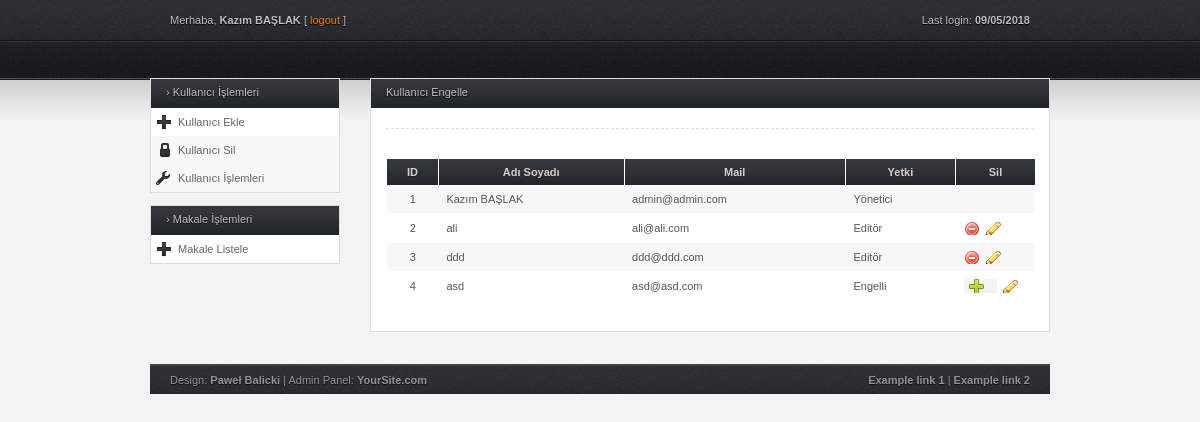
Page /admin/kullanicisil.php (signed in) on the committed database.
### tables this page shows
CREATE TABLE IF NOT EXISTS `kullanicilar1` (
`id` int(1) NOT NULL,
  `kisiAdi` varchar(100) NOT NULL,
  `kulAdi` varchar(20) NOT NULL,
  `sifre` varchar(20) NOT NULL,
  `mail` varchar(20) NOT NULL DEFAULT 'mail yok',
  `durum` varchar(1) NOT NULL DEFAULT '0'
);

CREATE TABLE IF NOT EXISTS `yetkiler` (
`id` int(2) NOT NULL,
  `number` int(1) NOT NULL,
  `text` varchar(20) NOT NULL
);

### admin/kullanicisil.php (the view, shortened to what this page needs)
<?php
include "tema/ust.php";
?>
<div class="h_title">Kullanıcı Engelle</div>
<div class="entry">
  <div class="sep"></div>
</div>
<table>
  <thead>
    <tr>
      <th scope="col">ID</th>
      <th scope="col">Adı Soyadı</th>
      <th scope="col">Mail</th>
      <th scope="col">Yetki</th>
      <th scope="col" style="width: 65px;">Sil</th>
    </tr>
  </thead>
  <tbody>
    <?php
		  $sorgu=mysql_query("select k.id,k.kisiAdi,k.durum,y.text,k.mail from kullanicilar1 as k inner join yetkiler as y on k.durum=y.number order by id",$db);
		  while($sonuc=mysql_fetch_array($sorgu))
		  {
			  ?>
    <tr>
      <td class="align-center"><?= $sonuc["id"] ?></td>
      <td><?= $sonuc["kisiAdi"] ?></td>
      <td><?= $sonuc["mail"] ?></td>
      <td><?= $sonuc["text"] ?></td>
      <td><?php
			  $class="";
			  $classDuzenle="";
			  if($sonuc["durum"]==0)
			  {
	$class="table-icon delete";
	$classDuzenle="table-icon edit";
			  }
			  elseif($sonuc["durum"]==2)
			 {
			$class="table-icon add";
			$classDuzenle="table-icon edit";
			 }
			  ?>
        <a href="sil.php?id=<?= $sonuc["id"] ?>" class="<?= $class ?>" title="Engelle"></a> <a href="kullanicisil.php?kId=<?= $sonuc["id"] ?>" class="<?= $classDuzenle ?>" title="Düzenle"></a></td>
    </tr>
    <?php
		  }
			?>
  </tbody>
</table>
<div class="entry"> </div>
<?php
include "tema/alt.php";
?>

### admin/tema/ust.php (shortened to what this page needs)
<!DOCTYPE html PUBLIC "-//W3C//DTD XHTML 1.0 Transitional//EN" "http://www.w3.org/TR/xhtml1/DTD/xhtml1-transitional.dtd">
<html xmlns="http://www.w3.org/1999/xhtml" lang="pl" xml:lang="pl">
<head>
<link rel="stylesheet" type="text/css" href="css/style.css" media="screen" />
<link rel="stylesheet" type="text/css" href="css/navi.css" media="screen" />
</head>
<body>
<div class="wrap">
	<div id="header">
		<div id="top">
			<div class="left">
				<p>Merhaba, <strong><?= $_SESSION["adi"] ?></strong> [ <a href="cikis.php">logout</a> ]</p>
			</div>
			<div class="right">
				<div class="align-right">
					<p>Last login: <strong><?= date("d/m/Y")?></strong></p>
				</div>
			</div>
		</div>
	</div>
	<div id="content">
		<?php
		include "kategori.php";
		?>
		<div id="main">
        <div class="full_w">

### admin/tema/kategori.php
<div id="sidebar">
			<div class="box">
				<div class="h_title">&#8250; Kullanıcı İşlemleri</div>
				<ul id="home">
					<li class="b1"><a class="icon add_page" href="kullaniciekle.php">Kullanıcı Ekle</a></li>
                    <li class="b2"><a class="icon block_users" href="kullanicisil.php">Kullanıcı Sil</a></li>
					<li class="b2"><a class="icon config" href="kullaniciislemleri.php">Kullanıcı İşlemleri</a></li>
				</ul>
			</div>
            <div class="box">
				<div class="h_title">&#8250; Makale İşlemleri</div>
				<ul id="home">
					<li class="b1"><a class="icon add_page" href="makalelistele.php">Makale Listele</a></li>
				</ul>
			</div>
		</div>

### admin/tema/alt.php (shortened to what this page needs)
</div>
      </div>
    </div>
  <div id="footer">
    <div class="left">
      <p>Design: <a href="http://kilab.pl">Paweł Balicki</a> | Admin Panel: <a href="">YourSite.com</a></p>
    </div>
    <div class="right">
      <p><a href="">Example link 1</a> | <a href="">Example link 2</a></p>
    </div>
  </div>
</div>
</body>
</html>

### admin/css/style.css (style rules this page uses)
* { margin: 0; padding: 0; }
body { background: #f3f3f3 url(../img/bg_top.jpg) repeat-x; color: #bebebe; font-family: Tahoma, Arial, Helvetica, sans-serif; font-size: 11px; margin: 0; }
a { text-decoration: none; }
.wrap { margin: 0 auto; width: 900px; }
#header #top { height: 34px; padding: 14px 20px 0 20px; }
#header #top p { text-shadow: #000 0px 1px 1px; }
#header #top a { color: #f07e01; }
#content { margin: 30px 0 30px 0; }
#content .b1 { background: #ffffff; }
#content .b2 { background: #f7f7f7; }
#content tr:nth-child(even) { background: #ffffff; }
#content tr:nth-child(odd) { background: #f7f7f7; }
#content #sidebar { float: left; margin: 0 20px 0 0; width: 190px; }
#sidebar a { color: #656565; }
#sidebar .box { border: 1px solid #DCDDE1; margin: 0 0 12px 0; }
#sidebar .box .h_title { background: url(../img/bg_box_head.jpg) repeat-x; color: #bebebe; cursor: pointer; font-size: 11px; font-weight: normal; height: 22px; padding: 7px 0 0 15px; text-shadow: #0E0E0E 0px 1px 1px; }
#sidebar .box ul { list-style: none; }
#sidebar .box ul li { padding: 8px 0 8px 5px; }
.box ul li .icon { padding: 2px 0 2px 22px; }
.box ul li .add_page { background: url(../img/i_add_page.png) no-repeat center left; }
.box ul li .config { background: url(../img/i_config.png) no-repeat center left; }
.box ul li .block_users { background: url(../img/i_block_users.png) no-repeat center left; }
#content #main { float: right; margin: 0 0 12px 0; width: 680px; }
#main .full_w { background: #ffffff; border: 1px solid #DCDDE1; color: #848484; margin: 0 0 20px 0; }
#main .full_w .h_title, #main .half_w .h_title { background: url(../img/bg_box_head.jpg) repeat-x; color: #bebebe; font-size: 11px; font-weight: normal; height: 22px; padding: 7px 0 0 15px; text-shadow: #0E0E0E 0px 1px 1px; }
table { border-collapse: collapse; margin: 15px; width: 650px; }
table th { background: url(../img/bg_box_head.jpg) repeat-x; color: #DACDCD; border-left: 1px solid #ffffff; border-right: 1px solid #ffffff; font-size: 11px; font-weight: bold; padding: 7px; text-shadow: 0px 1px #242424; }
table tr { border-left: 1px solid #ffffff; border-right: 1px solid #ffffff; }
table td { border-bottom: 1px solid #ffffff; border-top: 1px solid ffffff; color: #565656; padding: 8px; }
.table-icon { padding: 1px 8px; margin-right: 5px; }
.edit.table-icon { background: url(../img/i_edit.png) no-repeat; }
.delete.table-icon { background: url(../img/i_delete.png) no-repeat; }
#footer { background: url(../img/bg_top.jpg) repeat-x top center; border-top: 2px solid #404345; color: #939393; float: left; margin: 0 auto; padding: 8px 20px; text-shadow: #111111 0px 1px 1px; width: 860px; }
#footer a { color: #939393; font-weight: bold; }
.entry { color: #444; margin: 5px 0; padding: 5px 15px; text-shadow: 0px 1px #ffffff; }
.add { background: #F3F3F3 url(../img/i_add.png) no-repeat 4px center; padding-left: 25px; }
.sep { border-bottom: 1px dashed #DDDDDD; margin: 10px 0; }
.left { float: left; }
.right { float: right; }
.align-right { text-align: right; }
.align-center { text-align: center; }

### rows in the picture
kullanicilar1: id "1", kisiAdi "Kazım BAŞLAK", mail "admin@admin.com", yetkiler.text "Yönetici"
kullanicilar1: id "2", kisiAdi "ali", mail "ali@ali.com", yetkiler.text "Editör"
kullanicilar1: id "3", kisiAdi "ddd", mail "ddd@ddd.com", yetkiler.text "Editör"
kullanicilar1: id "4", kisiAdi "asd", mail "asd@asd.com", yetkiler.text "Engelli", shows a picture

### other values in the picture
$_SESSION["adi"] "Kazım BAŞLAK"
